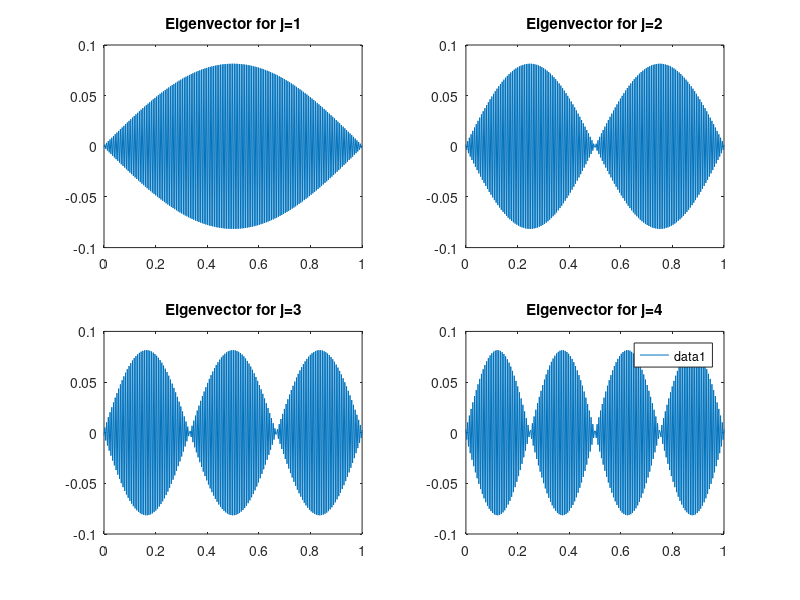

This figure's MATLAB source: (Note: this script raises an error after producing the figure.)
clc
clf

steps = [5, 20, 100, 200, 300];

x0 = 0;
x1 = 1;

n_lambdas = 4;
lambdas = zeros(length(steps), n_lambdas);
step_sizes = (x1 - x0) ./ steps;

for i=1:length(steps)
    m = steps(i);
    h = (x1 - x0) / (m+1);

    % Create internal matrix A 
    %
    e = ones(m, 1);
    A = 1/h^2*spdiags([e -2*e e], -1:1, m, m);

    % Set boundary conditions
    %
    alpha = 0;
    beta = 0;
    
    % Left Dirichlet condition
    %
    A(1, 1) = A(1, 1) + h^2*alpha;
    
    % Right Dirichlet condition
    %
    A(m, m) = A(m, m) + h^2*beta;

    [unsorted_eigvec, unsorted_eigval] = eig(full(A));
    [d,ind] = sort(diag(unsorted_eigval));
    eigval = unsorted_eigval(ind,ind);
    eigvec = unsorted_eigvec(:,ind);

    lambda = flip(diag(eigval));
    lambdas(i, :) = lambda(1:n_lambdas);

    if i == length(steps)
        figure(1);
        title('Eigenvectors')

        for j = 1:n_lambdas
            subplot(2, 2, j, 'align');
            plot(linspace(0, 1, length(eigvec(:, j))), eigvec(:, j));
            title(sprintf('Eigenvector for j=%d', j));
        end

        legend;
        shg;

        print('-dpng', 'problem_1a_eigenvectors.png')
    end
end



disp(' ')
disp('       n       lambda_1  lambda_2   lambda_3  lambda_4')
disp([steps' lambdas])
fprintf('      %d      %3.4f   %3.4f   %3.4f  %3.4f  %3.4f\n', Inf, -(1*pi)^2, -(2*pi)^2, -(3*pi)^2, -(4*pi)^2);
disp(' ')

eig_err = abs(lambdas(:, 1) - (-pi^2));
error_loglog(step_sizes, eig_err)

print('-dpng', 'problem_1a_error.png')